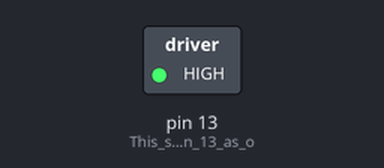
The sketch below on a simulated Arduino Uno, built with avr-gcc and run on an emulated ATmega328P. On the bench: switched loads named in the sketch (green lamp = pin HIGH).

Above: at 2.5 s.
At 7.5 s:
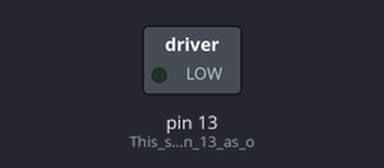
Timing chart, 0 to 13.0 s (numbered marks = the images above):
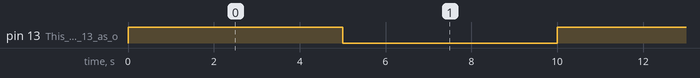

Measured:
- by itself, pin 13 (This_sets_the_pin_13_as_o): alternates HIGH for 5.0 s and LOW for 5.0 s

The sketch:

otor_by_a_relay__provide_relay_schematic_and_connectors_pin_.ino
```cpp
/*
  Main Theme :
    The purpose of using a relay is because the arduino could only handle up to 5V but the motor needs a
batter power supply that is why we used a 9V Battery.
*/

int time_wait = 5000; // Creates the variable: "time_wait" in a value of 5000 ms.

void setup() {
  pinMode(13, OUTPUT); // This sets the pin 13 as output.
}

void loop() {
  digitalWrite(13, 1); // This turns on the relay (The voltage is 1).
  delay(time_wait); // Waits for time_wait milliseconds (5000 milliseconds).
  digitalWrite(13, 0); // This turns off the relay (The voltage is 0).
  delay(time_wait);
}
```
